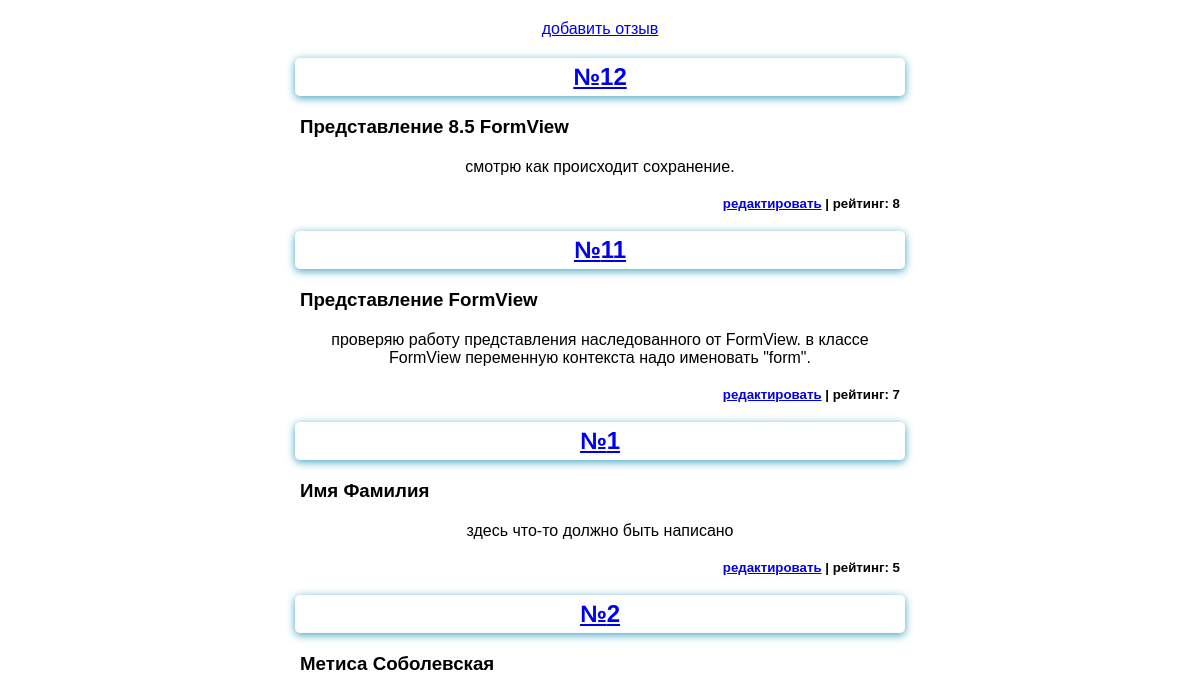
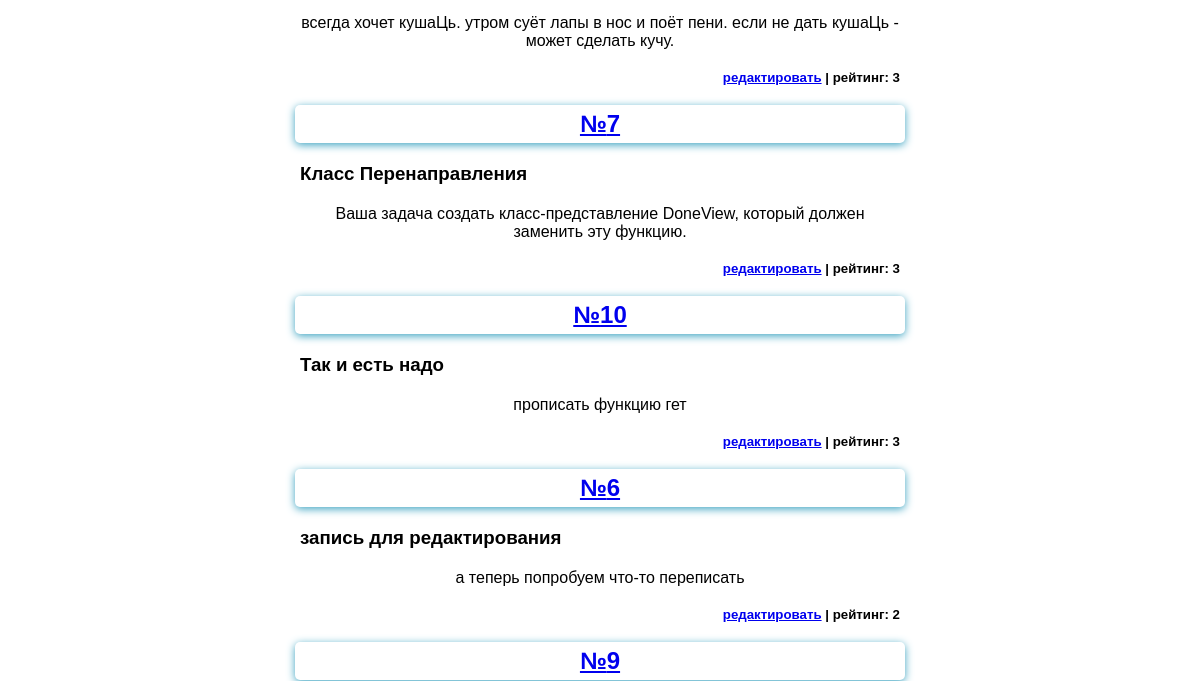
Page /list (upper part) on the earlier database version (2 pictures, top to bottom).
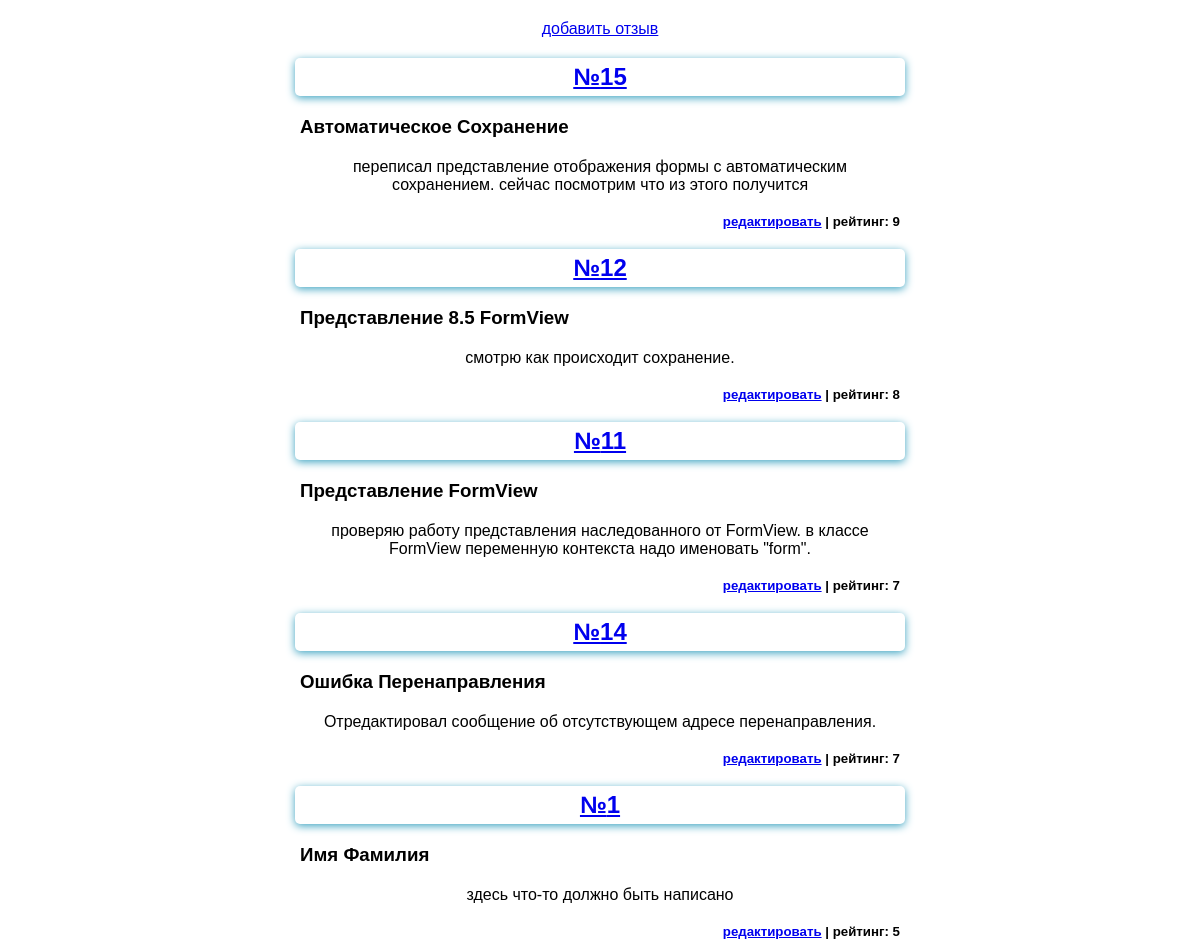
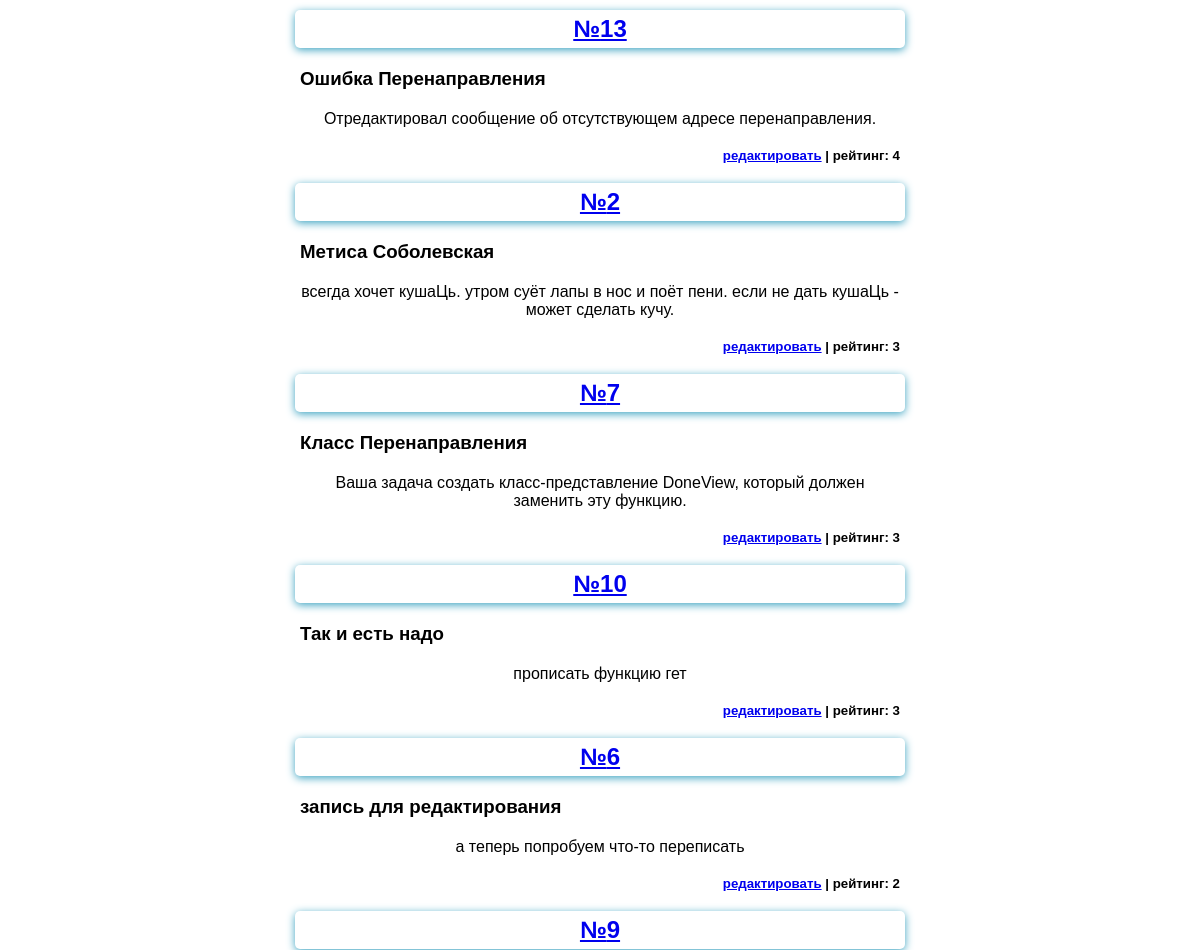
Same page on the later database version (2 pictures, top to bottom).
### feedback/models.py (models this page shows)
class FeedBack(models.Model):
    name = models.CharField(max_length=40, validators=[MinLengthValidator(5)])
    surname = models.CharField(max_length=60)
    feedback = models.TextField()
    rating = models.PositiveIntegerField()

### feedback/views.py (the view)
# urls.py: path('list', ListFeedBack.as_view(), name="список"),
class ListFeedBack(ListView):
    template_name = "feedback/list_feedback.html"
    model = FeedBack
    context_object_name = "all"
    def get_queryset(self):
        queryset = super().get_queryset()
        filter_qs = queryset.order_by("-rating")
        return filter_qs

### feedback/templates/feedback/list_feedback.html (shortened to what this page needs)
{%extends 'base.html'%}
{% block content %}
    <a href="{% url 'добавление отзыва' %}"><p>добавить отзыв</p></a>
    {%for one in all%}
        <a href="{% url 'отзыв' one.id %}"><h2>№{{one.id}}</h2></a>
        <h3>{{one.name}} {{one.surname}}</h3>
        <p>{{one.feedback}}</p>
        <h5>
            <a href="{% url 'форма отзыва' one.id %}">редактировать</a> |
            рейтинг: {{one.rating}}
        </h5>
    {%endfor%}
{% endblock %}

### templates/base.html (shortened to what this page needs)
<!DOCTYPE html>
{% load static %}
<html lang="ru">
<head>
    <link rel="stylesheet" href=" {% static 'feedback/forms.css' %}">
</head>
<body>
   {% block content %} {% endblock %}
</body>
</html>

### static/feedback/forms.css (style rules this page uses)
body { margin: 0; font-family: Sans-Serif; }
p { width:50%; margin: 20px auto 5px; text-align: center; }
h2 { width:50%; margin: 20px auto 5px; text-align: center; padding: 5px; border-radius: 5px; box-shadow: 0 2px 8px #3ca3c1; }
h3 { width:50%; margin: 20px auto 5px; }
h5 { width:50%; margin: 20px auto 5px; text-align: right; }

Differences in the rows shown:
added FeedBack: id "15", name "Автоматическое", surname "Сохранение", feedback "переписал представление отображения формы с автоматическим сохранением. сейчас посмотрим что из этого получится", rating "9"
added FeedBack: id "14", name "Ошибка", surname "Перенаправления", feedback "Отредактировал сообщение об отсутствующем адресе перенаправления.", rating "7"
added FeedBack: id "13", name "Ошибка", surname "Перенаправления", feedback "Отредактировал сообщение об отсутствующем адресе перенаправления.", rating "4"
